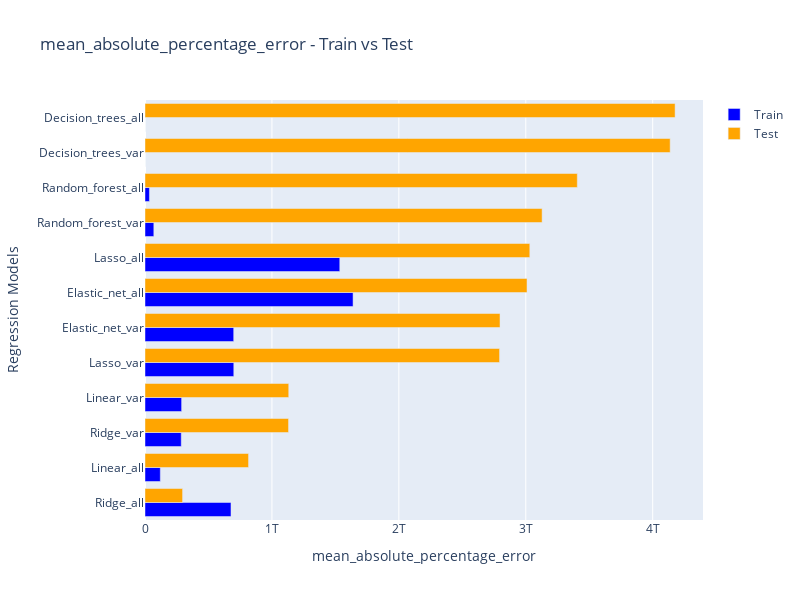

Notebook source saved alongside this figure:
### Code cell
# Filtrer les résultats pour la métrique "mean_squared_error"
mse_results = all_results[all_results['metric'] == 'mean_absolute_percentage_error'].sort_values(by='test')

# Créer un graphique avec Plotly Express
fig = go.Figure()

# Ajouter les barres pour le train
fig.add_trace(go.Bar(
    y=mse_results.index.get_level_values('Models'),
    x=mse_results['train'].values,  # Utiliser .values pour accéder aux valeurs du DataFrame
    name='Train',
    marker_color='blue',
    orientation='h'  # Utiliser une orientation horizontale
))

# Ajouter les barres pour le test
fig.add_trace(go.Bar(
    y=mse_results.index.get_level_values('Models'),
    x=mse_results['test'].values,  # Utiliser .values pour accéder aux valeurs du DataFrame
    name='Test',
    marker_color='orange',
    orientation='h'  # Utiliser une orientation horizontale
))

# Mise en forme du graphique
fig.update_layout(
    barmode='group',
    title='mean_absolute_percentage_error - Train vs Test',
    xaxis_title='mean_absolute_percentage_error',
    yaxis_title='Regression Models',
    height=600, 
    width=800
)

# Afficher le graphique
fig.show()

### Figure 1 — Plotly figure (JSON) as saved in the notebook; plotly's stock layout.template omitted (floating-point values rounded to 4 significant figures)
{"data": [{"marker": {"color": "blue"}, "name": "Train", "orientation": "h", "type": "bar", "visible": true, "x": [677500000000.0, 120600000000.0, 285500000000.0, 288500000000.0, 699600000000.0, 698800000000.0, 1639000000000.0, 1535000000000.0, 69460000000.0, 34910000000.0, 0.0004197, 4.09e-19], "y": ["Ridge_all", "Linear_all", "Ridge_var", "Linear_var", "Lasso_var", "Elastic_net_var", "Elastic_net_all", "Lasso_all", "Random_forest_var", "Random_forest_all", "Decision_trees_var", "Decision_trees_all"]}, {"marker": {"color": "orange"}, "name": "Test", "orientation": "h", "type": "bar", "visible": true, "x": [296100000000.0, 815800000000.0, 1131000000000.0, 1132000000000.0, 2793000000000.0, 2797000000000.0, 3010000000000.0, 3032000000000.0, 3129000000000.0, 3406000000000.0, 4138000000000.0, 4176000000000.0], "y": ["Ridge_all", "Linear_all", "Ridge_var", "Linear_var", "Lasso_var", "Elastic_net_var", "Elastic_net_all", "Lasso_all", "Random_forest_var", "Random_forest_all", "Decision_trees_var", "Decision_trees_all"]}], "layout": {"barmode": "group", "height": 600, "title": {"text": "mean_absolute_percentage_error - Train vs Test"}, "width": 800, "xaxis": {"autorange": true, "range": [0, 4396000000000.0], "title": {"text": "mean_absolute_percentage_error"}, "type": "linear"}, "yaxis": {"autorange": true, "range": [-0.5, 11.5], "title": {"text": "Regression Models"}, "type": "category"}}}
